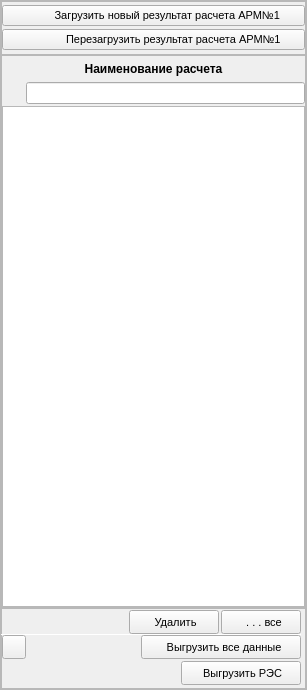
     <widget class="QFrame" name="Panel_DataBaseBack">
      <property name="minimumSize">
       <size>
        <width>307</width>
        <height>690</height>
       </size>
      </property>
      <property name="maximumSize">
       <size>
        <width>307</width>
        <height>16777215</height>
       </size>
      </property>
      <property name="frameShape">
       <enum>QFrame::StyledPanel</enum>
      </property>
      <property name="frameShadow">
       <enum>QFrame::Raised</enum>
      </property>
      <layout class="QVBoxLayout" name="verticalLayout">
       <property name="spacing">
        <number>0</number>
       </property>
       <property name="leftMargin">
        <number>0</number>
       </property>
       <property name="topMargin">
        <number>0</number>
       </property>
       <property name="rightMargin">
        <number>0</number>
       </property>
       <property name="bottomMargin">
        <number>0</number>
       </property>
       <item>
        <widget class="QFrame" name="Panel_DataBase2Buttons">
         <property name="minimumSize">
          <size>
           <width>0</width>
           <height>54</height>
          </size>
         </property>
         <property name="maximumSize">
          <size>
           <width>16777215</width>
           <height>54</height>
          </size>
         </property>
         <property name="frameShape">
          <enum>QFrame::StyledPanel</enum>
         </property>
         <property name="frameShadow">
          <enum>QFrame::Raised</enum>
         </property>
         <layout class="QVBoxLayout" name="verticalLayout_2">
          <property name="spacing">
           <number>0</number>
          </property>
          <property name="leftMargin">
           <number>0</number>
          </property>
          <property name="topMargin">
           <number>0</number>
          </property>
          <property name="rightMargin">
           <number>0</number>
          </property>
          <property name="bottomMargin">
           <number>0</number>
          </property>
          <item>
           <widget class="QPushButton" name="Button_LoadRezultatiARM1">
            <property name="font">
             <font>
              <pointsize>8</pointsize>
              <weight>50</weight>
              <bold>false</bold>
              <kerning>true</kerning>
             </font>
            </property>
            <property name="cursor">
             <cursorShape>PointingHandCursor</cursorShape>
            </property>
            <property name="mouseTracking">
             <bool>false</bool>
            </property>
            <property name="layoutDirection">
             <enum>Qt::LeftToRight</enum>
            </property>
            <property name="text">
             <string>         Загрузить новый результат расчета АРМ№1</string>
            </property>
            <property name="icon">
             <iconset resource="resource.qrc">
              <normaloff>:/icons/Icons/Directory Close Load.ico</normaloff>:/icons/Icons/Directory Close Load.ico</iconset>
            </property>
            <property name="iconSize">
             <size>
              <width>16</width>
              <height>16</height>
             </size>
            </property>
            <property name="checkable">
             <bool>false</bool>
            </property>
            <property name="autoRepeatDelay">
             <number>300</number>
            </property>
            <property name="autoRepeatInterval">
             <number>100</number>
            </property>
           </widget>
          </item>
          <item>
           <widget class="QPushButton" name="Button_ReloadRezultatiARM1">
            <property name="font">
             <font>
              <pointsize>8</pointsize>
             </font>
            </property>
            <property name="cursor">
             <cursorShape>PointingHandCursor</cursorShape>
            </property>
            <property name="text">
             <string>             Перезагрузить результат расчета АРМ№1</string>
            </property>
            <property name="icon">
             <iconset resource="resource.qrc">
              <normaloff>:/icons/Icons/Directory Close Load.ico</normaloff>:/icons/Icons/Directory Close Load.ico</iconset>
            </property>
           </widget>
          </item>
         </layout>
        </widget>
       </item>
       <item>
        <widget class="QFrame" name="Panel_Raschet">
         <property name="frameShape">
          <enum>QFrame::StyledPanel</enum>
         </property>
         <property name="frameShadow">
          <enum>QFrame::Raised</enum>
         </property>
         <layout class="QVBoxLayout" name="verticalLayout_3">
          <property name="spacing">
           <number>0</number>
          </property>
          <property name="leftMargin">
           <number>0</number>
          </property>
          <property name="topMargin">
           <number>0</number>
          </property>
          <property name="rightMargin">
           <number>0</number>
          </property>
          <property name="bottomMargin">
           <number>0</number>
          </property>
          <item>
           <widget class="QLabel" name="Naimenovanie">
            <property name="minimumSize">
             <size>
              <width>0</width>
              <height>25</height>
             </size>
            </property>
            <property name="maximumSize">
             <size>
              <width>16777215</width>
              <height>25</height>
             </size>
            </property>
            <property name="font">
             <font>
              <weight>75</weight>
              <bold>true</bold>
             </font>
            </property>
            <property name="text">
             <string>Наименование расчета</string>
            </property>
            <property name="textFormat">
             <enum>Qt::AutoText</enum>
            </property>
            <property name="alignment">
             <set>Qt::AlignCenter</set>
            </property>
           </widget>
          </item>
          <item>
           <widget class="QWidget" name="Panel_Search" native="true">
            <property name="minimumSize">
             <size>
              <width>0</width>
              <height>25</height>
             </size>
            </property>
            <property name="maximumSize">
             <size>
              <width>16777215</width>
              <height>25</height>
             </size>
            </property>
            <layout class="QHBoxLayout" name="horizontalLayout_2">
             <property name="spacing">
              <number>0</number>
             </property>
             <property name="leftMargin">
              <number>4</number>
             </property>
             <property name="topMargin">
              <number>0</number>
             </property>
             <property name="rightMargin">
              <number>0</number>
             </property>
             <property name="bottomMargin">
              <number>0</number>
             </property>
             <item>
              <widget class="QLabel" name="Search_icon">
               <property name="minimumSize">
                <size>
                 <width>20</width>
                 <height>0</height>
                </size>
               </property>
               <property name="text">
                <string/>
               </property>
               <property name="pixmap">
                <pixmap resource="resource.qrc">:/icons/Icons/ButtonIcons/Search.ico</pixmap>
               </property>
              </widget>
             </item>
             <item>
              <widget class="QLineEdit" name="RaschetNaimenovanieSearch"/>
             </item>
            </layout>
           </widget>
          </item>
          <item>
           <widget class="QTableWidget" name="TableWidget_Raschet">
            <property name="enabled">
             <bool>true</bool>
            </property>
            <property name="sizePolicy">
             <sizepolicy hsizetype="Expanding" vsizetype="Expanding">
              <horstretch>0</horstretch>
              <verstretch>0</verstretch>
             </sizepolicy>
            </property>
            <property name="minimumSize">
             <size>
              <width>0</width>
              <height>0</height>
             </size>
            </property>
            <property name="maximumSize">
             <size>
              <width>16777215</width>
              <height>16777215</height>
             </size>
            </property>
            <property name="font">
             <font>
              <pointsize>8</pointsize>
             </font>
            </property>
            <property name="horizontalScrollBarPolicy">
             <enum>Qt::ScrollBarAsNeeded</enum>
            </property>
            <property name="sizeAdjustPolicy">
             <enum>QAbstractScrollArea::AdjustIgnored</enum>
            </property>
            <property name="editTriggers">
             <set>QAbstractItemView::NoEditTriggers</set>
            </property>
            <property name="showDropIndicator" stdset="0">
             <bool>true</bool>
            </property>
            <property name="dragEnabled">
             <bool>false</bool>
            </property>
            <property name="dragDropOverwriteMode">
             <bool>false</bool>
            </property>
            <property name="dragDropMode">
             <enum>QAbstractItemView::DropOnly</enum>
            </property>
            <property name="defaultDropAction">
             <enum>Qt::TargetMoveAction</enum>
            </property>
            <property name="selectionMode">
             <enum>QAbstractItemView::SingleSelection</enum>
            </property>
            <property name="selectionBehavior">
             <enum>QAbstractItemView::SelectRows</enum>
            </property>
            <property name="horizontalScrollMode">
             <enum>QAbstractItemView::ScrollPerPixel</enum>
            </property>
            <property name="columnCount">
             <number>0</number>
            </property>
            <attribute name="horizontalHeaderCascadingSectionResizes">
             <bool>true</bool>
            </attribute>
            <attribute name="horizontalHeaderMinimumSectionSize">
             <number>303</number>
            </attribute>
            <attribute name="horizontalHeaderDefaultSectionSize">
             <number>303</number>
            </attribute>
            <attribute name="horizontalHeaderHighlightSections">
             <bool>true</bool>
            </attribute>
            <attribute name="horizontalHeaderShowSortIndicator" stdset="0">
             <bool>true</bool>
            </attribute>
            <attribute name="horizontalHeaderStretchLastSection">
             <bool>true</bool>
            </attribute>
           </widget>
          </item>
         </layout>
        </widget>
       </item>
       <item>
        <widget class="QFrame" name="Panel_DataBaseUpravlenieButtons">
         <property name="minimumSize">
          <size>
           <width>0</width>
           <height>81</height>
          </size>
         </property>
         <property name="maximumSize">
          <size>
           <width>16777215</width>
           <height>81</height>
          </size>
         </property>
         <property name="frameShape">
          <enum>QFrame::StyledPanel</enum>
         </property>
         <property name="frameShadow">
          <enum>QFrame::Raised</enum>
         </property>
         <widget class="QPushButton" name="Button_LoadFromDataBase">
          <property name="geometry">
           <rect>
            <x>140</x>
            <y>27</y>
            <width>160</width>
            <height>24</height>
           </rect>
          </property>
          <property name="font">
           <font>
            <pointsize>8</pointsize>
           </font>
          </property>
          <property name="text">
           <string>  Выгрузить все данные</string>
          </property>
          <property name="icon">
           <iconset resource="resource.qrc">
            <normaloff>:/icons/Icons/ButtonIcons/DataBase Load.ico</normaloff>:/icons/Icons/ButtonIcons/DataBase Load.ico</iconset>
          </property>
         </widget>
         <widget class="QPushButton" name="Button_LoadRESFromDataBase">
          <property name="geometry">
           <rect>
            <x>180</x>
            <y>53</y>
            <width>120</width>
            <height>24</height>
           </rect>
          </property>
          <property name="font">
           <font>
            <pointsize>8</pointsize>
           </font>
          </property>
          <property name="text">
           <string> Выгрузить РЭС</string>
          </property>
          <property name="icon">
           <iconset resource="resource.qrc">
            <normaloff>:/icons/Icons/ButtonIcons/RES Load.ico</normaloff>:/icons/Icons/ButtonIcons/RES Load.ico</iconset>
          </property>
         </widget>
         <widget class="QPushButton" name="Button_DataBaseInfo">
          <property name="geometry">
           <rect>
            <x>1</x>
            <y>27</y>
            <width>24</width>
            <height>24</height>
           </rect>
          </property>
          <property name="text">
           <string/>
          </property>
          <property name="icon">
           <iconset resource="resource.qrc">
            <normaloff>:/icons/Icons/ButtonIcons/DataBase Information.ico</normaloff>:/icons/Icons/ButtonIcons/DataBase Information.ico</iconset>
          </property>
         </widget>
         <widget class="QPushButton" name="Button_RaschetDelete">
          <property name="geometry">
           <rect>
            <x>128</x>
            <y>2</y>
            <width>90</width>
            <height>24</height>
           </rect>
          </property>
          <property name="font">
           <font>
            <pointsize>8</pointsize>
           </font>
          </property>
          <property name="text">
           <string> Удалить</string>
          </property>
          <property name="icon">
           <iconset resource="resource.qrc">
            <normaloff>:/icons/Icons/ButtonIcons/Delete.ico</normaloff>:/icons/Icons/ButtonIcons/Delete.ico</iconset>
          </property>
         </widget>
         <widget class="QPushButton" name="Button_RaschetDeleteAll">
          <property name="geometry">
           <rect>
            <x>220</x>
            <y>2</y>
            <width>80</width>
            <height>24</height>
           </rect>
          </property>
          <property name="font">
           <font>
            <pointsize>8</pointsize>
           </font>
          </property>
          <property name="text">
           <string>  . . . все</string>
          </property>
          <property name="icon">
           <iconset resource="resource.qrc">
            <normaloff>:/icons/Icons/ButtonIcons/Delete All.ico</normaloff>:/icons/Icons/ButtonIcons/Delete All.ico</iconset>
          </property>
         </widget>
         <widget class="Line" name="Line">
          <property name="windowModality">
           <enum>Qt::ApplicationModal</enum>
          </property>
          <property name="geometry">
           <rect>
            <x>0</x>
            <y>26</y>
            <width>301</width>
            <height>1</height>
           </rect>
          </property>
          <property name="styleSheet">
           <string notr="true">QFrame {
border-style:  ;
}</string>
          </property>
          <property name="orientation">
           <enum>Qt::Horizontal</enum>
          </property>
         </widget>
        </widget>
       </item>
      </layout>
     </widget>
